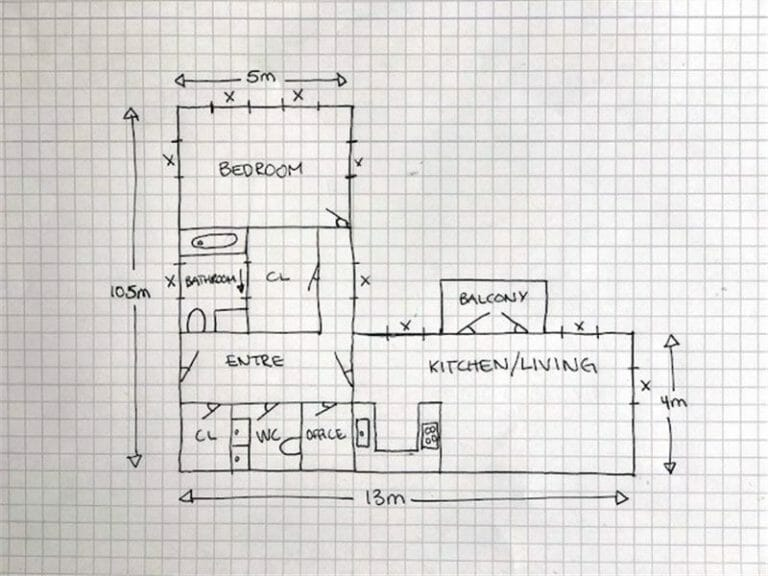
#> input picture AdityaPanwar_240063/assets/Blueprint1.jpg, 768 x 576 px, found by its file name
$ python 'Task 1.py'
#> lines starting #> are read from the running program, lines starting #| are printed output that depends on the picture; after the words box and inside, x2 and y2 are one past the last pixel; in counts of white or black regions, pixels touching at a corner belong together
import cv2
import numpy as np
import pandas as pd

def rescaleFrame(frame):

    height = int(frame.shape[0])
#> height = 576
    width = int(frame.shape[1])
#> width = 768
    w=int(width/800)
#> w = 0
    h=int(height/800)
#> h = 0
    if h==0 or w==0:
        return frame
    elif(h > w):
        n = h
    else:
        n = w


    dimensions = (int(width/n),int(height/n))

    return cv2.resize(frame, dimensions, interpolation=cv2.INTER_AREA)

# Load Image
image = rescaleFrame(cv2.imread(r"C:\Users\adity\OneDrive\Desktop\Blueprint1.jpg"))
#> image is the input picture: shape (576, 768, 3); mean B, G, R 217.6, 219.5, 221.4
gray = cv2.cvtColor(image, cv2.COLOR_BGR2GRAY)
edges = cv2.Canny(image, threshold1=180, threshold2=250, apertureSize=3)
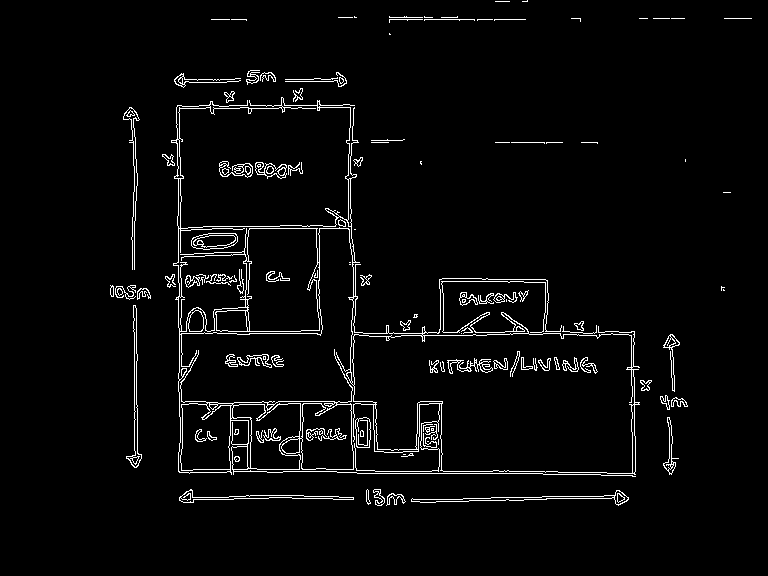
#> edges: shape (576, 768); 3.3% white in thin lines or dots, all inside (x1, y1, x2, y2) = (110, 0, 752, 506)

# Detect Lines
lines = cv2.HoughLinesP(edges, 1, np.pi / 180, threshold=5, minLineLength=0, maxLineGap=0)

# Prepare Data Storage
line_data = []

for i, line in enumerate(lines):
    x1, y1, x2, y2 = line[0]
    slope = (y2 - y1) / (x2 - x1) if x2 != x1 else None  # Handle vertical lines

    # Draw Line
    cv2.line(image, (x1, y1), (x2, y2), (0, 255, 0), 2)

    # Store Data
    line_data.append({"Line_ID": i + 1, "Start": (x1, y1), "End": (x2, y2), "Slope": slope})
#> this loop made 5612 passes
#> (x1, y1, x2, y2) on passes 4 to 6: (247, 296, 247, 296), (260, 80, 260, 75), (190, 496, 190, 496)
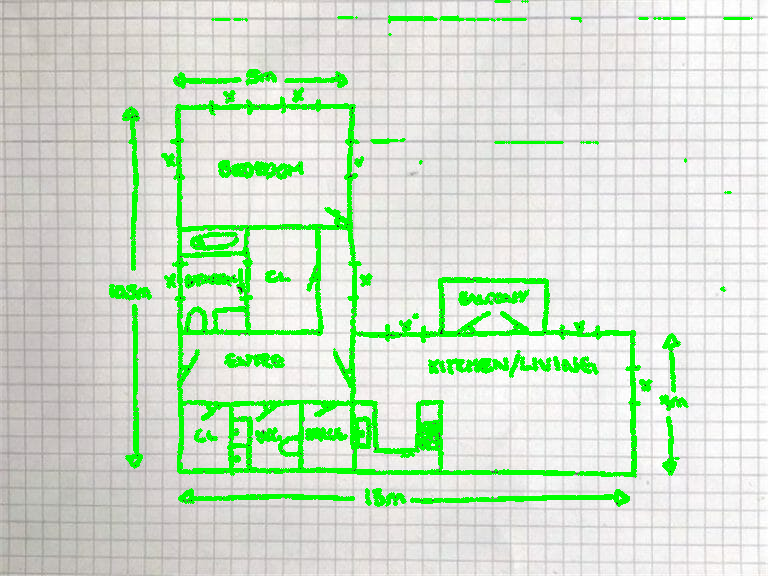
#> image: shape (576, 768, 3); 8.1% of pixels changed, all inside (x1, y1, x2, y2) = (109, 0, 753, 507)
#> after the loop, line_data = 5612 items

# Save Outputs
cv2.imshow("output", image)
pd.DataFrame(line_data).to_csv("line_data.csv", index=False)
cv2.waitKey(0)
cv2.destroyAllWindows
